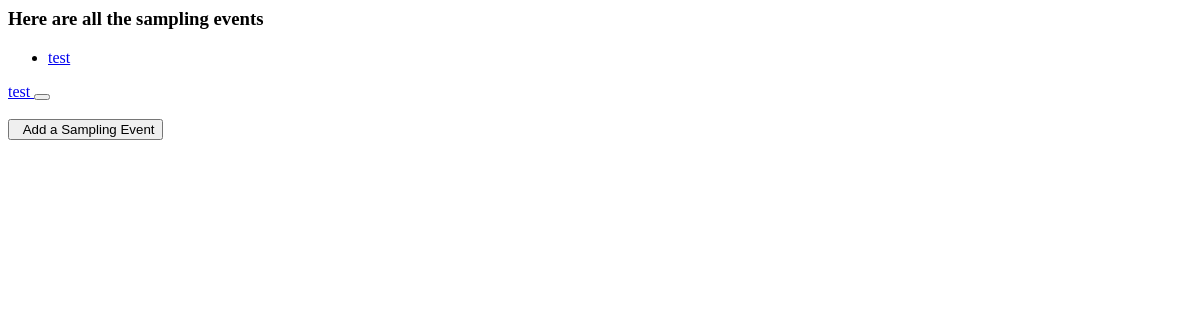
Before: /sampling_event/ with the older database file.
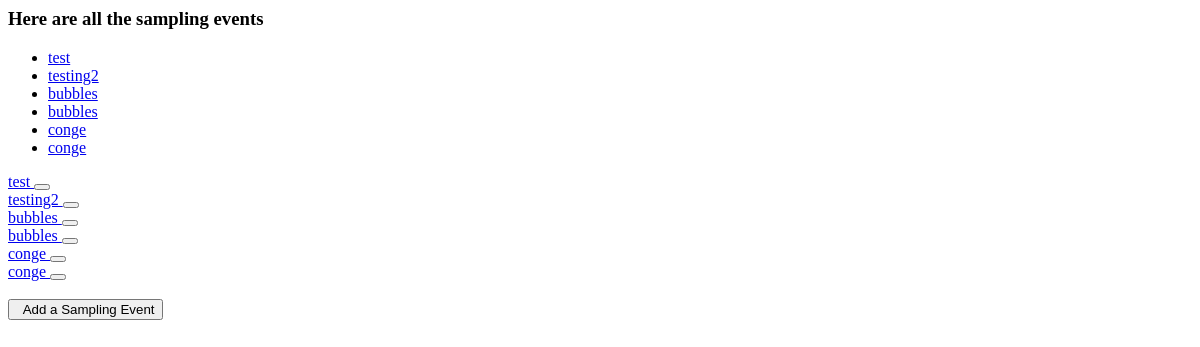
After: the same page with the newer database file.
### sampling_event/models.py (models this page shows, shortened)
class sampleEvent(models.Model):
    date = models.DateField(default=datetime.date.today)
    assayName = models.CharField(max_length = 100)
    coge = models.CharField(max_length = 100)
    samplers = models.CharField(max_length = 300)
    site = models.CharField(max_length = 100)
    facility = models.CharField(max_length = 100)
    environment = models.CharField(max_length = 100)
    spacecraft = models.CharField(max_length=100)

### sampling_event/views.py (the view)
def index(request):
    all_sampleEvents = sampleEvent.objects.all()
    context = {'all_sampleEvents' : all_sampleEvents,}
    return render(request, 'sampling_event/index.html', context)

### sampling_event/templates/sampling_event/index.html (shortened to what this page needs)
    <h3> Here are all the sampling events</h3>
    <ul>
        {% for event in all_sampleEvents %}
        <li><a href ="/sampling_event/{{event.id}}/">{{event.assayName}}</a></li>
        {% endfor %}
    </ul>
 <div class="albums-container container-fluid">
     <div class="row">
             {% for event in all_sampleEvents %}
                 <div class="col-sm-4 col-lg-2">
                             <a href="{% url 'sampling_event:detail' event.id %}" class="btn btn-primary btn-sm" role="button"> {{ event.assayName}} </a>
                             <form action="{% url 'sampling_event:sampleEvent-delete' event.id %}" method="post" style="display: inline;">
                                 <button type="submit" class="btn btn-default btn-sm">
                                 </button>
                             </form>
                         </div>
                     </div>
                 </div>
             {% endfor %}
             <div class="col-sm-12">
                 <br>
                 <a href="{% url 'sampling_event:sampleEvent-add' %}">
                     <button type="button" class="btn btn-success">
                         &nbsp; Add a Sampling Event
                     </button>
                 </a>
             </div>

Changed rows visible on the page:
added sampleEvent: assayName "testing2"
added sampleEvent: assayName "bubbles"
added sampleEvent: assayName "bubbles"
added sampleEvent: assayName "conge"
added sampleEvent: assayName "conge"
